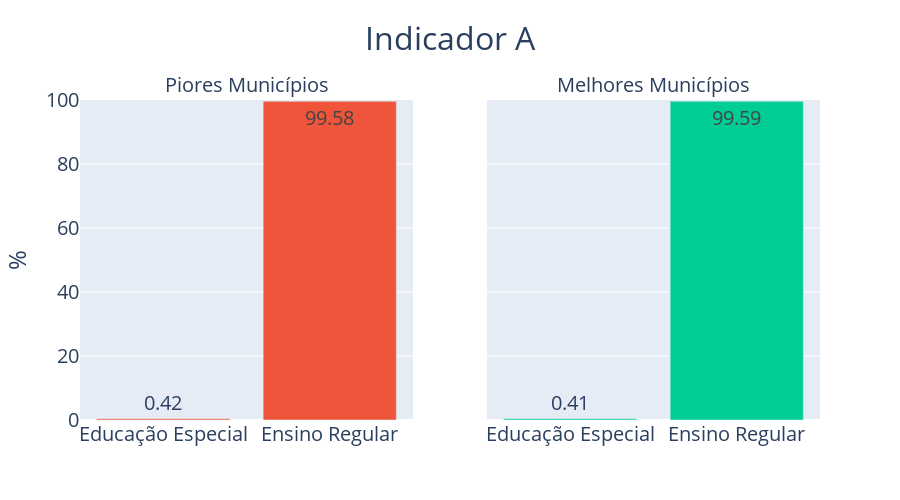

Here is the notebook cell this chart was saved with:
### Code cell
new_labels = {'TP_ENSINO_ensino_regular': 'Ensino Regular',
 'TP_ENSINO_educacao_especial': 'Educação Especial',
}

df_indicador_a_quantile_25 = df_indicador_a_quantile_25.rename(columns=new_labels)
df_indicador_a_quantile_75 = df_indicador_a_quantile_75.rename(columns=new_labels)

columns = ['Educação Especial','Ensino Regular']

visualization(dataframe_25=df_indicador_a_quantile_25, dataframe_75=df_indicador_a_quantile_75, columns=columns, new_labels=new_labels, title='Indicador A', color=["#EF553B", "#00CC96"], width=900)

### Figure 1 — Plotly figure (JSON) as saved in the notebook; plotly's stock layout.template omitted (floating-point values rounded to 4 significant figures)
{"data": [{"marker": {"color": "#EF553B"}, "text": [0.42, 99.58], "type": "bar", "x": ["Educação Especial", "Ensino Regular"], "xaxis": "x", "y": [0.42, 99.58], "yaxis": "y"}, {"marker": {"color": "#00CC96"}, "text": [0.41, 99.59], "type": "bar", "x": ["Educação Especial", "Ensino Regular"], "xaxis": "x2", "y": [0.41, 99.59], "yaxis": "y2"}], "layout": {"annotations": [{"font": {"size": 20}, "showarrow": false, "text": "Piores Municípios", "x": 0.225, "xanchor": "center", "xref": "paper", "y": 1, "yanchor": "bottom", "yref": "paper"}, {"font": {"size": 20}, "showarrow": false, "text": "Melhores Municípios", "x": 0.775, "xanchor": "center", "xref": "paper", "y": 1, "yanchor": "bottom", "yref": "paper"}], "font": {"size": 20}, "height": 500, "showlegend": false, "title": {"font": {"size": 32}, "text": "Indicador A", "x": 0.5}, "width": 900, "xaxis": {"anchor": "y", "domain": [0, 0.45]}, "xaxis2": {"anchor": "y2", "domain": [0.55, 1]}, "yaxis": {"anchor": "x", "domain": [0, 1], "range": [0, 100], "title": {"text": "%"}}, "yaxis2": {"anchor": "x2", "domain": [0, 1], "matches": "y", "showticklabels": false}}}
